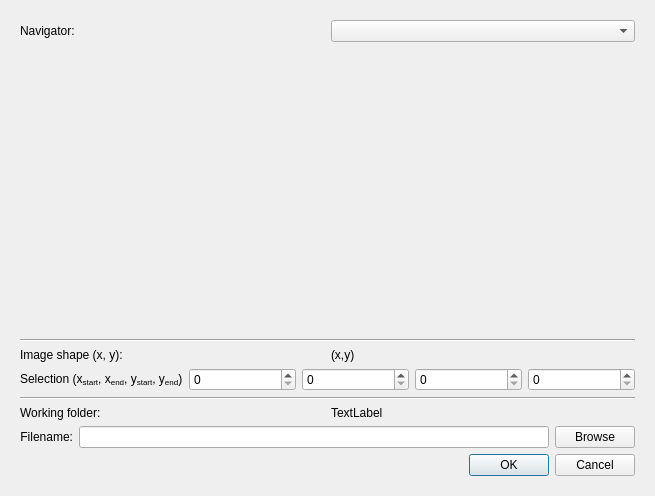
<?xml version="1.0" encoding="UTF-8"?>
<ui version="4.0">
 <class>ROIDialog</class>
 <widget class="QDialog" name="ROIDialog">
  <property name="geometry">
   <rect>
    <x>0</x>
    <y>0</y>
    <width>655</width>
    <height>496</height>
   </rect>
  </property>
  <property name="windowTitle">
   <string>Region of interest</string>
  </property>
  <layout class="QGridLayout" name="gridLayout">
   <item row="0" column="0">
    <widget class="QFrame" name="centralwidget">
     <layout class="QVBoxLayout" name="verticalLayout">
      <item>
       <layout class="QHBoxLayout" name="horizontalLayout_5">
        <item>
         <widget class="QLabel" name="label_5">
          <property name="sizePolicy">
           <sizepolicy hsizetype="Preferred" vsizetype="Minimum">
            <horstretch>0</horstretch>
            <verstretch>0</verstretch>
           </sizepolicy>
          </property>
          <property name="text">
           <string>Navigator:</string>
          </property>
         </widget>
        </item>
        <item>
         <widget class="QComboBox" name="comboBoxNavigator"/>
        </item>
       </layout>
      </item>
      <item>
       <widget class="MplWidget" name="mplWidget" native="true">
        <property name="sizePolicy">
         <sizepolicy hsizetype="Preferred" vsizetype="Expanding">
          <horstretch>0</horstretch>
          <verstretch>0</verstretch>
         </sizepolicy>
        </property>
        <property name="minimumSize">
         <size>
          <width>200</width>
          <height>200</height>
         </size>
        </property>
        <property name="styleSheet">
         <string notr="true">background-color: transparent</string>
        </property>
       </widget>
      </item>
      <item>
       <widget class="Line" name="line">
        <property name="orientation">
         <enum>Qt::Horizontal</enum>
        </property>
       </widget>
      </item>
      <item>
       <layout class="QHBoxLayout" name="horizontalLayout_6">
        <item>
         <widget class="QLabel" name="label_6">
          <property name="text">
           <string>Image shape (x, y):</string>
          </property>
         </widget>
        </item>
        <item>
         <widget class="QLabel" name="imageShapeLabel">
          <property name="text">
           <string>(x,y)</string>
          </property>
         </widget>
        </item>
       </layout>
      </item>
      <item>
       <layout class="QHBoxLayout" name="horizontalLayout_3">
        <item>
         <widget class="QLabel" name="label">
          <property name="text">
           <string>&lt;html&gt;&lt;head/&gt;&lt;body&gt;&lt;p&gt;Selection (x&lt;span style=&quot; vertical-align:sub;&quot;&gt;start&lt;/span&gt;, x&lt;span style=&quot; vertical-align:sub;&quot;&gt;end&lt;/span&gt;, y&lt;span style=&quot; vertical-align:sub;&quot;&gt;start&lt;/span&gt;, y&lt;span style=&quot; vertical-align:sub;&quot;&gt;end&lt;/span&gt;)&lt;/p&gt;&lt;/body&gt;&lt;/html&gt;</string>
          </property>
          <property name="alignment">
           <set>Qt::AlignLeading|Qt::AlignLeft|Qt::AlignVCenter</set>
          </property>
         </widget>
        </item>
        <item>
         <widget class="QSpinBox" name="spinBoxXstart"/>
        </item>
        <item>
         <widget class="QSpinBox" name="spinBoxXend"/>
        </item>
        <item>
         <widget class="QSpinBox" name="spinBoxYstart"/>
        </item>
        <item>
         <widget class="QSpinBox" name="spinBoxYend"/>
        </item>
       </layout>
      </item>
      <item>
       <widget class="Line" name="line_2">
        <property name="orientation">
         <enum>Qt::Horizontal</enum>
        </property>
       </widget>
      </item>
      <item>
       <layout class="QHBoxLayout" name="horizontalLayout">
        <item>
         <widget class="QLabel" name="folderLabel">
          <property name="text">
           <string>Working folder:</string>
          </property>
         </widget>
        </item>
        <item>
         <widget class="QLabel" name="folderEdit">
          <property name="text">
           <string>TextLabel</string>
          </property>
         </widget>
        </item>
       </layout>
      </item>
      <item>
       <layout class="QHBoxLayout" name="horizontalLayout_2">
        <item>
         <widget class="QLabel" name="filenameLabel">
          <property name="sizePolicy">
           <sizepolicy hsizetype="Preferred" vsizetype="Fixed">
            <horstretch>0</horstretch>
            <verstretch>0</verstretch>
           </sizepolicy>
          </property>
          <property name="text">
           <string>Filename:</string>
          </property>
          <property name="alignment">
           <set>Qt::AlignRight|Qt::AlignTrailing|Qt::AlignVCenter</set>
          </property>
         </widget>
        </item>
        <item>
         <widget class="QLineEdit" name="filenameEdit">
          <property name="minimumSize">
           <size>
            <width>200</width>
            <height>0</height>
           </size>
          </property>
         </widget>
        </item>
        <item>
         <widget class="QPushButton" name="browseButton">
          <property name="enabled">
           <bool>true</bool>
          </property>
          <property name="minimumSize">
           <size>
            <width>0</width>
            <height>0</height>
           </size>
          </property>
          <property name="layoutDirection">
           <enum>Qt::LeftToRight</enum>
          </property>
          <property name="autoFillBackground">
           <bool>false</bool>
          </property>
          <property name="text">
           <string>Browse</string>
          </property>
         </widget>
        </item>
       </layout>
      </item>
      <item>
       <widget class="QDialogButtonBox" name="buttonBox">
        <property name="layoutDirection">
         <enum>Qt::LeftToRight</enum>
        </property>
        <property name="standardButtons">
         <set>QDialogButtonBox::Cancel|QDialogButtonBox::Ok</set>
        </property>
       </widget>
      </item>
     </layout>
    </widget>
   </item>
  </layout>
 </widget>
 <customwidgets>
  <customwidget>
   <class>MplWidget</class>
   <extends>QWidget</extends>
   <header>mplwidget.h</header>
   <container>1</container>
  </customwidget>
 </customwidgets>
 <resources/>
 <connections/>
</ui>
